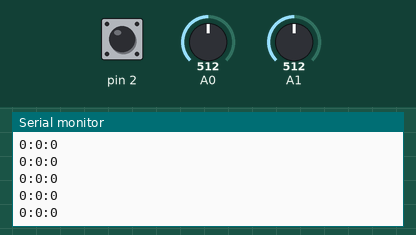
The sketch below on a simulated Arduino Uno, built with avr-gcc and run on an emulated ATmega328P. Shown: the last lines printed to the serial monitor. The test bench sets the inputs (shaded band); at power-on: A0 = 512, A1 = 512, pin 2 HIGH.

Above: at 1.2 s.
1.3 s: A0 set to 560
At 1.44 s:
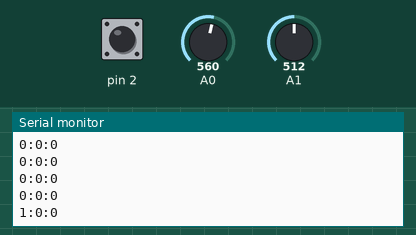
2.8 s: A1 set to 560
At 2.89 s:
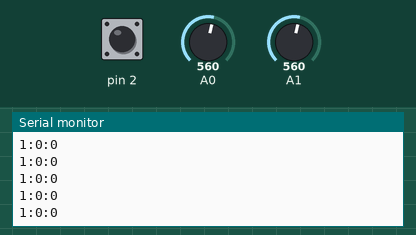
4.3 s: pin 2 pulled LOW for 0.15 s
At 4.45 s:
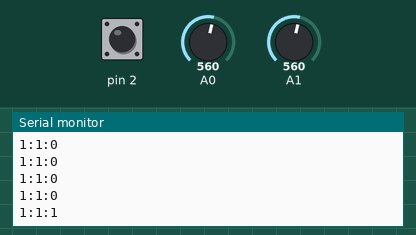
5.9 s: A0 set to 540
At 5.9 s:
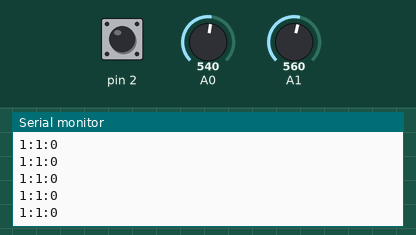
7.4 s: pin 2 pulled LOW for 1 s
At 7.59 s:
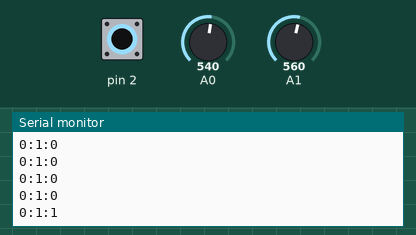
9.9 s: A1 set to 440
At 10.0 s:
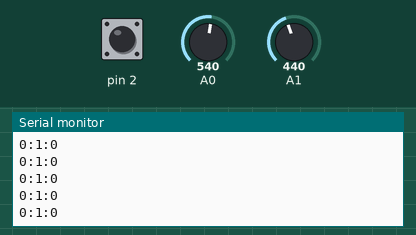
Timing chart, 0 to 12.4 s (numbered marks = the images above; inputs shaded):
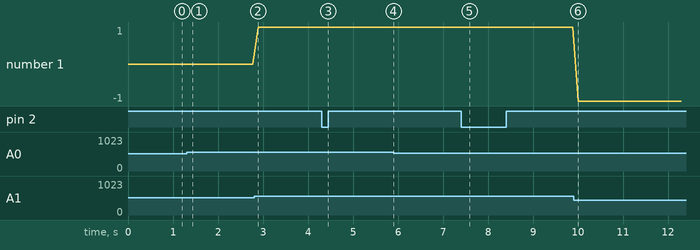

The sketch:

Joystick-Mouse.ino
```cpp
void setup()
{
    Serial.begin(9600);

    pinMode(2, INPUT);
    digitalWrite(2, HIGH);
}

void loop()
{
    int button_1 = 0;

    int axis_x = analogRead(A0);
    int axis_y = analogRead(A1);

    int position_x, position_y;

    if (axis_x > 450 and axis_x < 550)
    position_x = 0;

    if (axis_x >= 550)
    position_x = map(axis_x, 550, 1023, 0, 80);

    if (axis_x <= 450)
    position_x = map(axis_x, 450, 0, 0, -80);

    if (axis_y > 450 and axis_y < 550)
    position_y = 0;

    if (axis_y >= 550)
    position_y = map(axis_y, 550, 1023, 0, 80);

    if (axis_y <= 450)
    position_y = map(axis_y, 450, 0, 0, -80);

    if (digitalRead(2) == LOW)
    button_1 = 1;

    else
    button_1 = 0;

    Serial.print(position_x);
    Serial.print(":");

    Serial.print(position_y);
    Serial.print(":");

    Serial.println(button_1);
    delay(120);
}
```

Joystick-Mouse.cpp
```cpp
void setup()
{
    Serial.begin(9600);

    pinMode(2, INPUT);
    digitalWrite(2, HIGH);
}

void loop()
{
    int button_1 = 0;

    int axis_x = analogRead(A0);
    int axis_y = analogRead(A1);

    int position_x, position_y;

    if (axis_x > 450 and axis_x < 550)
    position_x = 0;

    if (axis_x >= 550)
    position_x = map(axis_x, 550, 1023, 0, 80);

    if (axis_x <= 450)
    position_x = map(axis_x, 450, 0, 0, -80);

    if (axis_y > 450 and axis_y < 550)
    position_y = 0;

    if (axis_y >= 550)
    position_y = map(axis_y, 550, 1023, 0, 80);

    if (axis_y <= 450)
    position_y = map(axis_y, 450, 0, 0, -80);

    if (digitalRead(2) == LOW)
    button_1 = 1;

    else
    button_1 = 0;

    Serial.print(position_x);
    Serial.print(":");

    Serial.print(position_y);
    Serial.print(":");

    Serial.println(button_1);
    delay(120);
}
```

Measured:
- after the input at 1.3 s, the serial monitor: prints a new line at once (image 1)
- after the input at 4.3 s, the serial monitor: prints a new line at once (image 3)
- after the input at 7.4 s, the serial monitor: prints a new line after 0.07 s (image 5)
- plotted number 1: 1 → -1 after the input at 9.9 s
